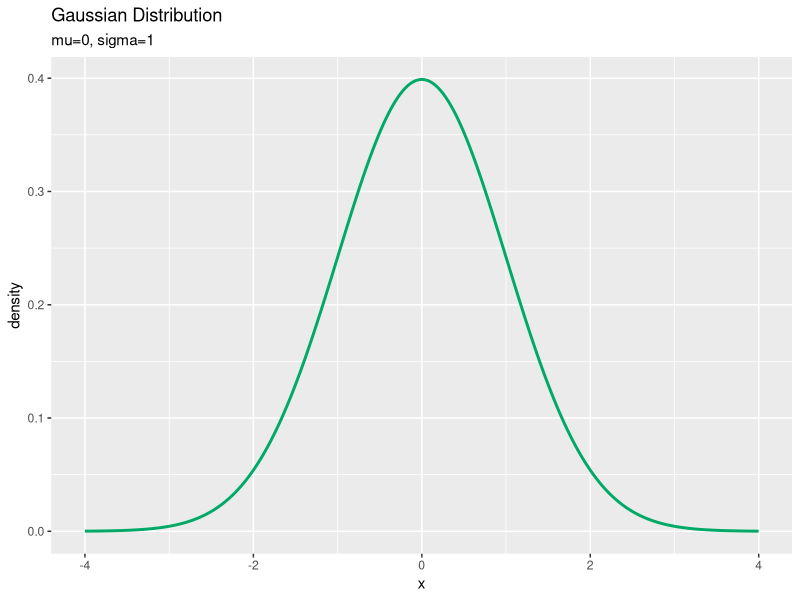
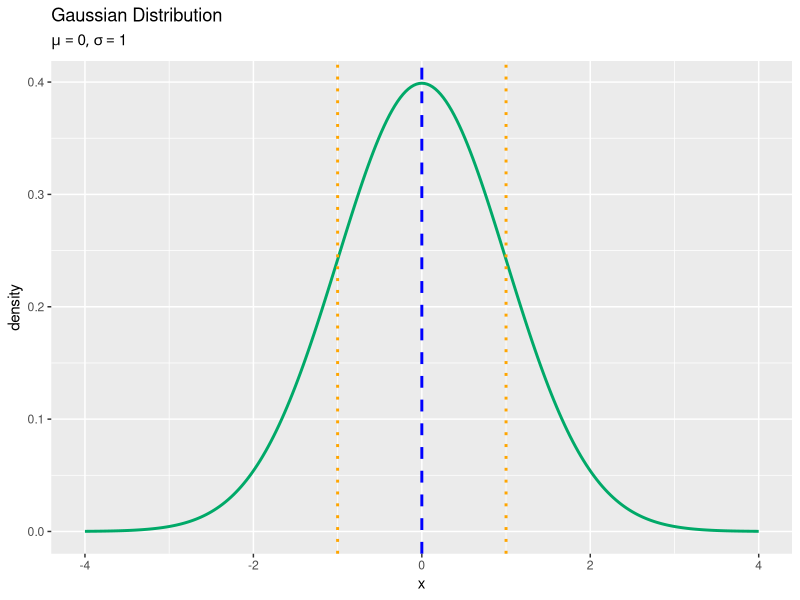
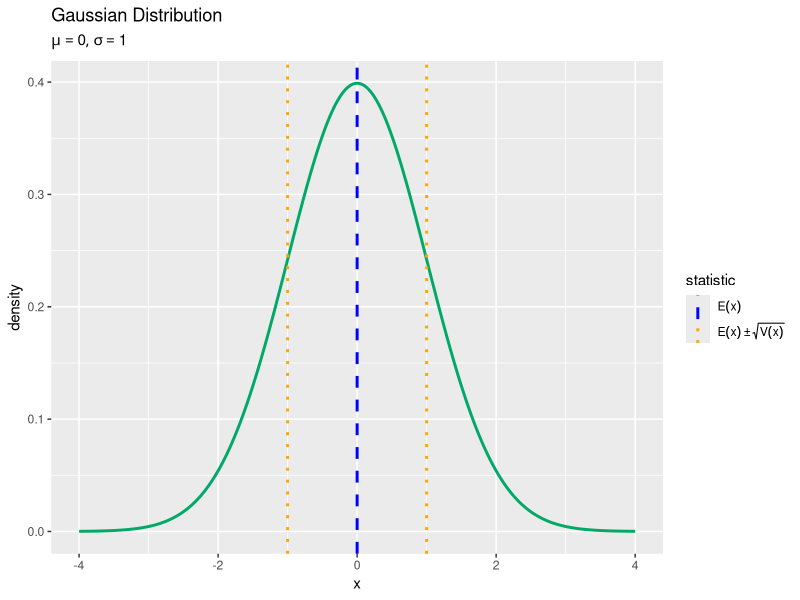

Here is the R script that generated these plots, in order:

# 1次元ガウス分布 --------------------------------------------------------------

# 分布の作図


# パッケージの読込 ----------------------------------------------------------------

# 利用パッケージ
library(tidyverse)

# パッケージ名の省略用
library(ggplot2)


# 確率密度の計算 -----------------------------------------------------------------

### ・パラメータの設定 -----

# 平均パラメータを指定
mu <- 2

# 標準偏差パラメータを指定
sigma <- 0.5

# 精度パラメータを指定
lambda <- 4

# 確率変数の値を指定
x <- 1.5


### ・標準偏差を使用 -----

# 定義式により確率密度を計算
C    <- 1 / sqrt(2 * pi) / sigma
dens <- C * exp(-0.5 * (x - mu)^2 / sigma^2)
dens

# 対数をとった定義式により確率密度を計算
log_C    <- -0.5 * log(2 * pi) - log(sigma)
log_dens <- log_C - 0.5 * (x - mu)^2 / sigma^2
dens     <- exp(log_dens)
dens; log_dens

# ガウス分布の関数により確率密度を計算
dens <- dnorm(x = x, mean = mu, sd = sigma)
dens

# ガウス分布の対数をとった関数により確率密度を計算
log_dens <- dnorm(x = x, mean = mu, sd = sigma, log = TRUE)
dens     <- exp(log_dens)
dens; log_dens

# 標準正規分布の関数により確率密度を計算
y    <- (x - mu) / sigma # 標準化
dens <- dnorm(x = y, mean = 0, sd = 1) / sigma
dens


### ・精度を使用 -----

# 定義式により確率密度を計算
C    <- sqrt(lambda / 2 / pi)
dens <- C * exp(-0.5 * lambda * (x - mu)^2)
dens

# 対数をとった定義式により確率密度を計算
log_C    <- -0.5 * (log(2 * pi) - log(lambda))
log_dens <- log_C - 0.5 * lambda * (x - mu)^2
dens     <- exp(log_dens)
dens; log_dens

# ガウス分布の関数により確率密度を計算
dens <- dnorm(x = x, mean = mu, sd = 1/sqrt(lambda))
dens

# ガウス分布の対数をとった関数により確率密度を計算
log_dens <- dnorm(x = x, mean = mu, sd = 1/sqrt(lambda), log = TRUE)
dens     <- exp(log_dens)
dens; log_dens

# 標準正規分布の関数により確率密度を計算
y    <- (x - mu) * sqrt(lambda) # 標準化
dens <- dnorm(x = y, mean = 0, sd = 1) * sqrt(lambda)
dens


# 統計量の計算 ------------------------------------------------------------------

# 平均を指定
mu <- 2

# 標準偏差を指定
sigma <- 0.5


# 標準偏差から分散を計算
sigma2 <- sigma^2
sigma2

# 分散から精度を計算
lambda <- 1 / sigma2
lambda

# 精度から標準偏差を計算
sigma <- 1 / sqrt(lambda)
sigma


# グラフの作成 ------------------------------------------------------------------

# 平均パラメータを指定
mu <- 0

# 標準偏差パラメータを指定
sigma <- 1


# xの値を作成
x_vals <- seq(from = mu - sigma*4, to = mu + sigma*4, length.out = 251)

# ガウス分布を計算
dens_df <- tidyr::tibble(
  x = x_vals, # 確率変数
  density = dnorm(x = x_vals, mean = mu, sd = sigma) # 確率密度
)


# ガウス分布のグラフを作成
ggplot(data = dens_df, mapping = aes(x = x, y = density)) + # データ
  geom_line(color = "#00A968", size = 1) + # 折れ線グラフ
  labs(
    title = "Gaussian Distribution", 
    subtitle = paste0("mu=", mu, ", sigma=", sigma), # (文字列表記用)
    #subtitle = parse(text = paste0("list(mu==", mu, ", sigma==", sigma, ")")), # (数式表記用)
    x = "x", y = "density"
  ) # ラベル


# 統計量を重ねたガウス分布のグラフを作成:線のみ
ggplot(data = dens_df, mapping = aes(x = x, y = density)) + # データ
  geom_line(color = "#00A968", size = 1) + # 分布
  geom_vline(xintercept = mu, color = "blue", size = 1, linetype = "dashed") + # 期待値
  geom_vline(xintercept = mu-sigma, color = "orange", size = 1, linetype = "dotted") + # 期待値 - 標準偏差
  geom_vline(xintercept = mu+sigma, color = "orange", size = 1, linetype = "dotted") + # 期待値 + 標準偏差
  labs(
    title = "Gaussian Distribution", 
    subtitle = parse(text = paste0("list(mu==", mu, ", sigma==", sigma, ")")), 
    x = "x", y = "density"
  ) # ラベル


# 統計量を格納
stat_df <- tibble::tibble(
  statistic = c(mu, mu-sigma, mu+sigma), # 統計量
  type = c("mean", "sd", "sd") # 色分け用ラベル
)

# 凡例用の設定を作成:(数式表示用)
color_vec    <- c(mean = "blue", sd = "orange")
linetype_vec <- c(mean = "dashed", sd = "dotted")
label_vec    <- c(mean = expression(E(x)), sd = expression(E(x) %+-% sqrt(V(x))))

# 統計量を重ねたポアソン分布のグラフを作成:凡例付き
ggplot() + 
  geom_line(data = dens_df, mapping = aes(x = x, y = density), 
            color = "#00A968", size = 1) + # 分布
  geom_vline(data = stat_df, mapping = aes(xintercept = statistic, color = type, linetype = type), 
             size = 1) + # 期待値
  scale_color_manual(values = color_vec, labels = label_vec, name = "statistic") + # 線の色:(色指定と数式表示用)
  scale_linetype_manual(values = linetype_vec, labels = label_vec, name = "statistic") + # 線の種類:(線指定と数式表示用)
  guides(color = guide_legend(override.aes = list(size = 0.5))) + # 凡例の体裁
  theme(legend.text.align = 0) + # 図の体裁:凡例
  labs(title = "Gaussian Distribution", 
       subtitle = parse(text = paste0("list(mu==", mu, ", sigma==", sigma, ")")), 
       x = "x", y = "density") # ラベル


